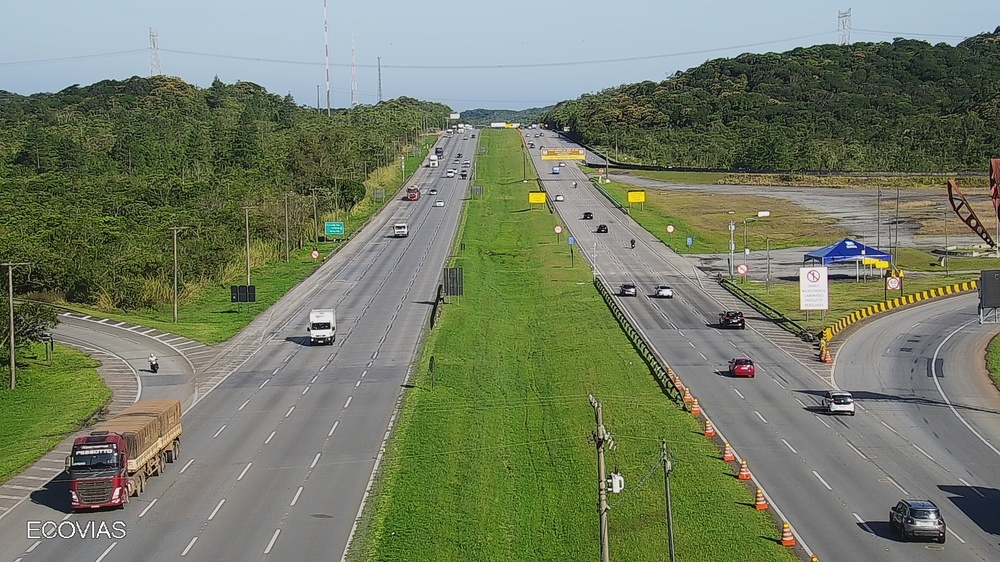
#> input picture data/images/ecovias-001.jpeg, 1000 x 562 px, shrunk from 1920 x 1080 before the run, found by its file name
$ jupyter execute PEL205_Fourier.ipynb
#> lines starting #> are read from the running program, lines starting #| are printed output that depends on the picture
# PEL205 - Fourier

[cell 1]
import numpy as np
from scipy.fft import fft2, fftshift
import matplotlib.image as mpimg
import matplotlib.pyplot as plt

def rgb2gray(rgb):
    return np.dot(rgb[...,:3], [0.299, 0.587, 0.144])

[cell 2]
img = mpimg.imread("./data/images/ecovias-001.jpeg")
#> img is the input picture: shape (562, 1000, 3); mean R, G, B 116.3, 124.9, 102
# img = mpimg.imread("./data/images/fourier.png")
img_bw = rgb2gray(img)
#> in rgb2gray, `return np.dot(rgb[...,:3], [0.299, 0.587, 0.144])`:
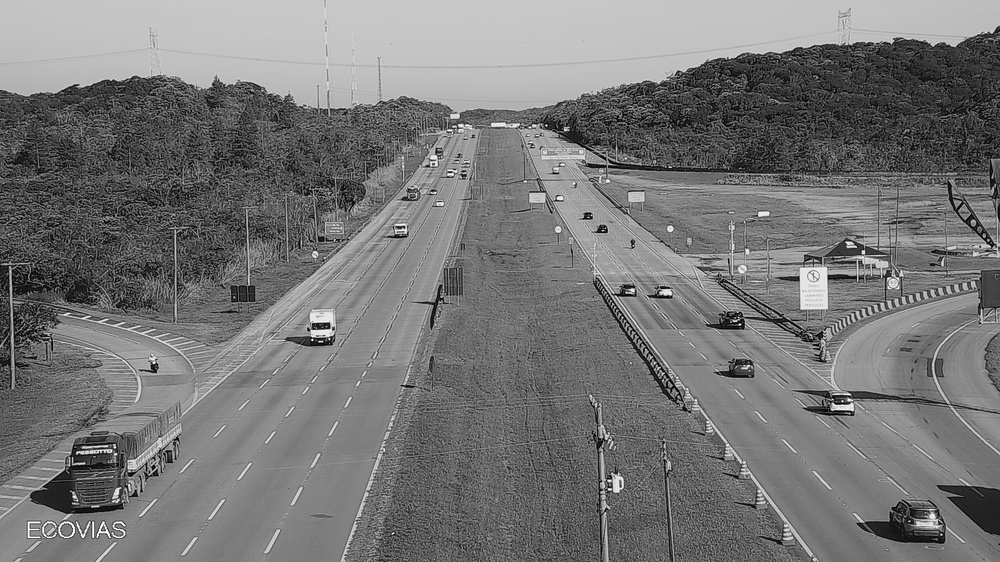
#> returned value: shape (562, 1000) float64; min 0, max 262.6, mean 122.8; drawn with min black and max white

[cell 3]
img2 = fft2(img_bw)
img3 = fftshift(img2)

[cell 4]
f = plt.figure(figsize=[18, 13.5])
f.add_subplot(2, 2, 1)
plt.imshow(img)
f.add_subplot(2, 2, 2)
plt.imshow(img_bw, cmap=plt.get_cmap("gray"))
f.add_subplot(2, 2, 3)
plt.imshow(np.log(1+np.abs(img2)), cmap=plt.get_cmap("gray"))
f.add_subplot(2, 2, 4)
plt.imshow(np.log(1+np.abs(img3)), cmap=plt.get_cmap("gray"))
plt.show()
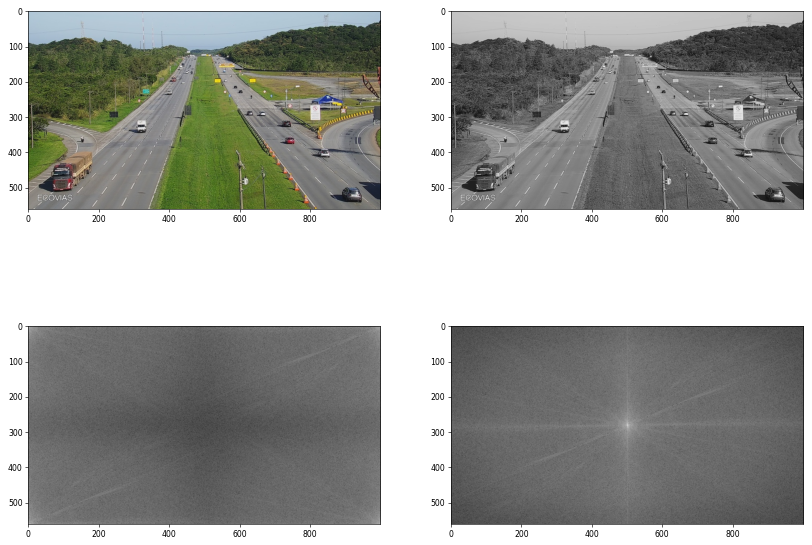
#> figure drawn by matplotlib, 4 panels
